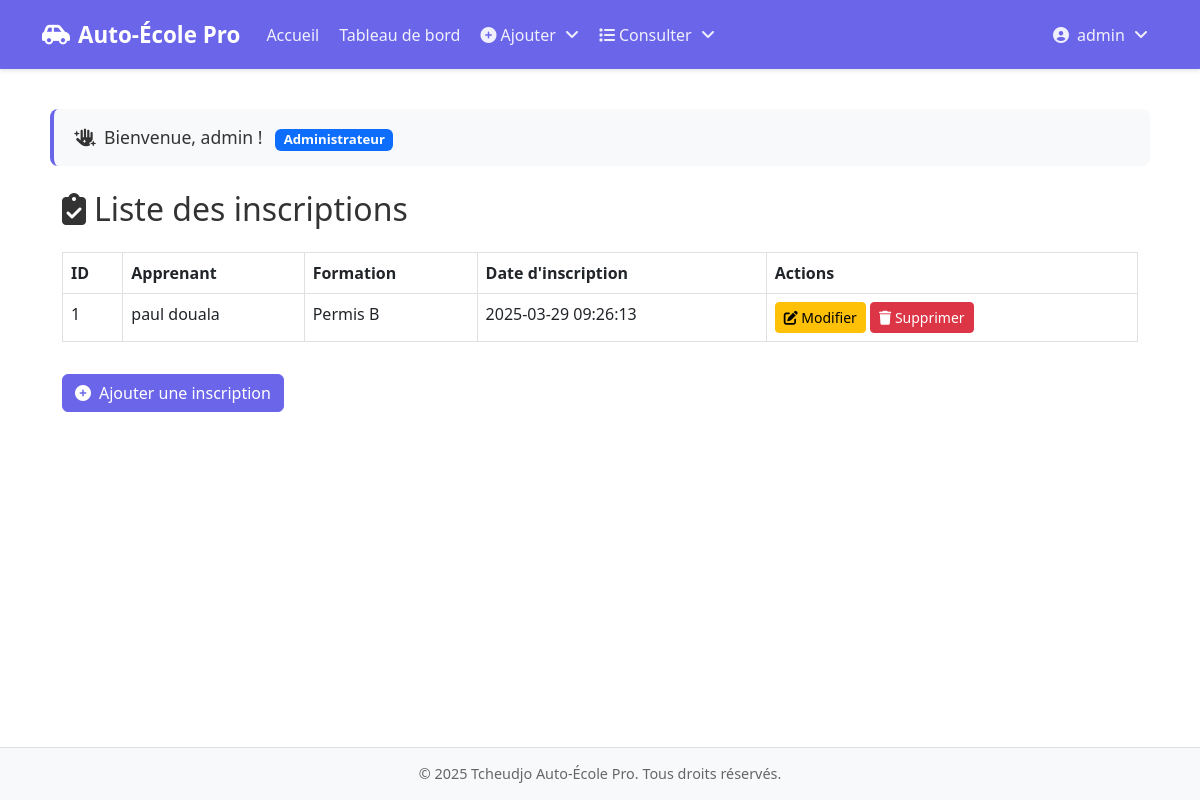
Screenshot of /Vue/listeInscription.php (signed in) with the database file from the repository.
### tables this page shows
CREATE TABLE inscriptions (
                              id INT AUTO_INCREMENT PRIMARY KEY,
                              user_id INT NOT NULL,
                              formation_id INT NOT NULL,
                              date_inscription TIMESTAMP DEFAULT CURRENT_TIMESTAMP,
                              FOREIGN KEY (user_id) REFERENCES users(id),
                              FOREIGN KEY (formation_id) REFERENCES formations(id)
);

CREATE TABLE apprenants (
                            id INT AUTO_INCREMENT PRIMARY KEY,
                            nom VARCHAR(100) NOT NULL,
                            prenom VARCHAR(100) NOT NULL,
                            email VARCHAR(191) NOT NULL UNIQUE, 
                            user_id INT NOT NULL,
                            FOREIGN KEY (user_id) REFERENCES users(id)
);

CREATE TABLE formations (
                            id INT AUTO_INCREMENT PRIMARY KEY,
                            titre VARCHAR(255) NOT NULL,
                            description TEXT,
                            prix DECIMAL(10, 2) NOT NULL,
                            date_debut DATE,
                            date_fin DATE
);

### Controller/InscriptionController.php (called while the page is built, shortened)
<?php
class InscriptionController {
    private $pdo;
    public function __construct() {
        try {
            $this->pdo = new PDO(DNS, USER, PASSWORD);
            $this->pdo->setAttribute(PDO::ATTR_ERRMODE, PDO::ERRMODE_EXCEPTION);
        } catch (PDOException $e) {
            die("Erreur de connexion : " . $e->getMessage());
        }
    }
    public function getAllInscriptions() {
        $stmt = $this->pdo->prepare("
            SELECT i.id, i.user_id, i.formation_id, i.date_inscription,
                   a.nom AS apprenant_nom, a.prenom AS apprenant_prenom,
                   f.titre AS formation_titre
            FROM inscriptions i
            LEFT JOIN apprenants a ON i.user_id = a.user_id
            LEFT JOIN formations f ON i.formation_id = f.id
        ");
        $stmt->execute();
        return $stmt->fetchAll(PDO::FETCH_ASSOC);
    }
}
?>

### Vue/listeInscription.php (the view, shortened to what this page needs)
<?php
require_once '../Controller/InscriptionController.php';
$controller = new InscriptionController();
$inscriptions = $controller->getAllInscriptions();
?>
<div class="container mt-4">
    <h2 class="mb-4">
        <i class="fas fa-clipboard-check me-2"></i>Liste des inscriptions
    </h2>
    <table class="table table-bordered">
        <thead>
        <tr>
            <th>ID</th>
            <th>Apprenant</th>
            <th>Formation</th>
            <th>Date d'inscription</th>
            <th>Actions</th>
        </tr>
        </thead>
        <tbody>
        <?php if (empty($inscriptions)): ?>
            <tr>
                <td colspan="5" class="text-center">Aucune inscription trouvée.</td>
            </tr>
        <?php else: ?>
            <?php foreach ($inscriptions as $inscription): ?>
                <tr>
                    <td><?php echo htmlspecialchars($inscription['id']); ?></td>
                    <td>
                        <?php
                        $apprenantNom = isset($inscription['apprenant_nom']) ? htmlspecialchars($inscription['apprenant_nom']) : 'Inconnu';
                        $apprenantPrenom = isset($inscription['apprenant_prenom']) ? htmlspecialchars($inscription['apprenant_prenom']) : '';
                        echo $apprenantNom . ' ' . $apprenantPrenom;
                        ?>
                    </td>
                    <td><?php echo isset($inscription['formation_titre']) ? htmlspecialchars($inscription['formation_titre']) : 'Inconnue'; ?></td>
                    <td><?php echo htmlspecialchars($inscription['date_inscription']); ?></td>
                    <td>
                        <a href="modifierInscription.php?id=<?php echo $inscription['id']; ?>" class="btn btn-sm btn-warning">
                            <i class="fas fa-edit"></i> Modifier
                        </a>
                        <a href="../Controller/InscriptionController.php?action=delete&id=<?php echo $inscription['id']; ?>"
                           class="btn btn-sm btn-danger"
                           onclick="return confirm('Êtes-vous sûr de vouloir supprimer cette inscription ?');">
                            <i class="fas fa-trash"></i> Supprimer
                        </a>
                    </td>
                </tr>
            <?php endforeach; ?>
        <?php endif; ?>
        </tbody>
    </table>
    <a href="formulaireInscription.php" class="btn btn-primary mt-3">
        <i class="fas fa-plus-circle me-2"></i>Ajouter une inscription
    </a>
</div>
<?php
require 'template.php';
?>

### Vue/template.php (style rules this page uses)
:root { --primary-color: #6b65ea; --secondary-color: #5550c7; --light-bg: #FFFFFF; --light-text: #333333; }
body { font-family: 'Segoe UI', Tahoma, Geneva, Verdana, sans-serif; background-color: var(--light-bg); color: var(--light-text); min-height: 100vh; display: flex; flex-direction: column; }
table { width: 100%; margin-top: 20px; border-collapse: collapse; }
table, th, td { border: 1px solid #e0e0e0; }
th { background-color: #f5f5f5; color: #333; font-weight: 600; padding: 12px 15px; }
td { padding: 10px 15px; }
.btn-primary { background-color: var(--primary-color); border-color: var(--primary-color); }

### rows the page displays
inscriptions: id "1", apprenants.nom "paul", apprenants.prenom "douala", formation.titre "Permis B", date_inscription "2025-03-29 09:26:13"

### other values shown
$_SESSION['username'] "admin"
